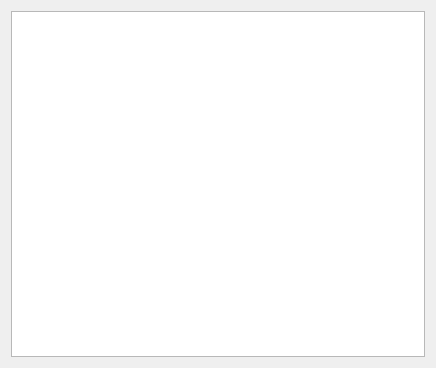
<?xml version="1.0" encoding="UTF-8"?>
<ui version="4.0">
 <class>getLastMeasurement</class>
 <widget class="QDialog" name="getLastMeasurement">
  <property name="geometry">
   <rect>
    <x>0</x>
    <y>0</y>
    <width>436</width>
    <height>368</height>
   </rect>
  </property>
  <property name="windowTitle">
   <string>Last Online Measurements</string>
  </property>
  <property name="modal">
   <bool>true</bool>
  </property>
  <layout class="QHBoxLayout" name="horizontalLayout">
   <item>
    <widget class="QTableWidget" name="tv_getLastOnlineMeasurement"/>
   </item>
  </layout>
 </widget>
 <resources/>
 <connections/>
</ui>
